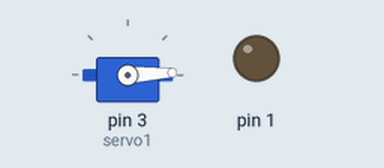
This sketch was run on a simulated Arduino Uno, built with avr-gcc and run on an emulated ATmega328P. On the bench: servo, output pins drawn as LEDs (lit = HIGH).

Above: at 0.05 s.
At 1.3 s:
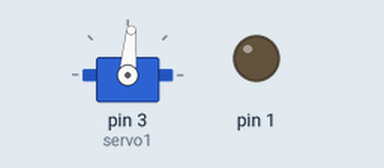
At 2.6 s:
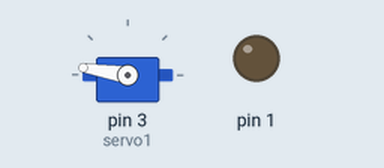
At 5.2 s:
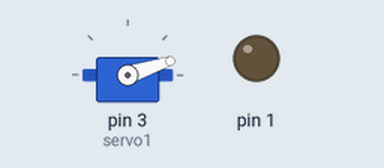
Timing chart, 0 to 7.1 s (numbered marks = the images above):
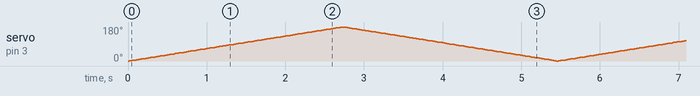

The sketch:

servo_test.ino
```cpp
//activates the servo library
#include <Servo.h>

//gives our servo a name
Servo servo1;

int pos = 0; //variable to store the servo position

void setup() {
  //sets the pin to output and attaches servo to it
  pinMode(1, OUTPUT);
  servo1.attach(3); //attach the servo on pin 3 (orange pin)

  //attach red pin to 5V and brown pin to GND
}

void loop() {
  for (pos = 0; pos <= 180; pos += 1) { // goes from 0 degrees to 180 degrees
    // in steps of 1 degree
    servo1.write(pos);              // tell servo to go to position in variable 'pos'
    delay(15);                       // waits 15ms for the servo to reach the position
  }
  for (pos = 180; pos >= 0; pos -= 1) { // goes from 180 degrees to 0 degrees
    servo1.write(pos);              // tell servo to go to position in variable 'pos'
    delay(15);                       // waits 15ms for the servo to reach the position
  }
}
```
